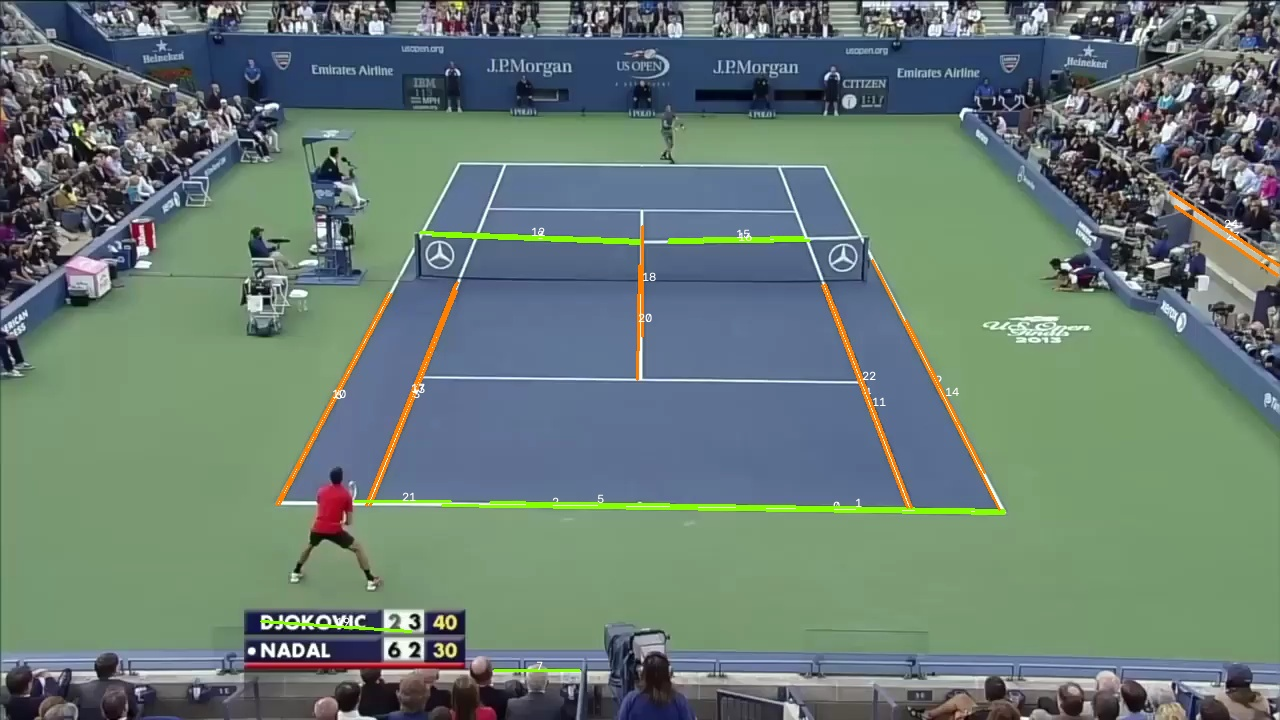
#> input picture debug/hough_raw.jpg, 1280 x 720 px
$ python -i court.py   (imports and definitions only)
#> lines starting #> are read from the running program, lines starting #| are printed output that depends on the picture; after the words box and inside, x2 and y2 are one past the last pixel; in counts of white or black regions, pixels touching at a corner belong together
from __future__ import annotations

from dataclasses import dataclass

import cv2
import numpy as np

from court.model import Court

CORNER_ORDER = ("near_left", "near_right", "far_right", "far_left")


@dataclass
class CourtDetection:
    corners: np.ndarray
    confidence: float = 1.0


# [47 lines left out: functions detect_court, _find_white_lines, _angle_and_rho, not called in this run]


def _angle_diff(a: float, b: float) -> float:
    d = abs(a - b) % 180.0
    return min(d, 180.0 - d)


def _is_baseline(angle: float) -> bool:
    return _angle_diff(angle, 0.0) < 25.0


def _segment_length(line: np.ndarray) -> float:
    x1, y1, x2, y2 = map(float, line)
    return float(np.hypot(x2 - x1, y2 - y1))


# [173 lines left out: functions _cluster_collinear, _model_segments, _model_support, _point_in_frame, _intersect_outer_lines, _line_intersection and 1 more, not called in this run]

>>> import cv2
>>> picture = cv2.imread('../debug/hough_raw.jpg')
#> picture is the input picture: shape (720, 1280, 3); mean B, G, R 116.3, 124, 105
>>> result = detect_court(picture)
#> in _find_white_lines, `gray = cv2.cvtColor(frame, cv2.COLOR_BGR2GRAY)`:
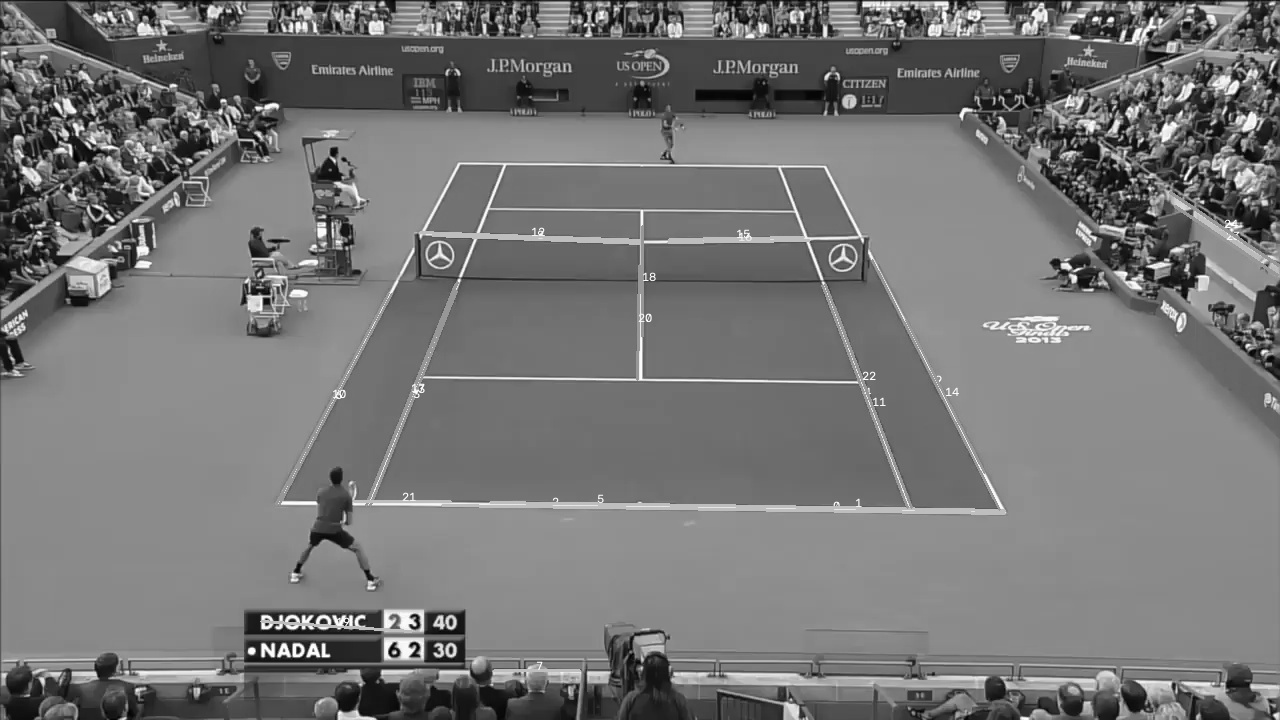
#> gray: shape (720, 1280); min 0, max 255, mean 117.5
#> in _find_white_lines, `white = cv2.threshold(gray, 170, 255, cv2.THRESH_BINARY)[1]`:
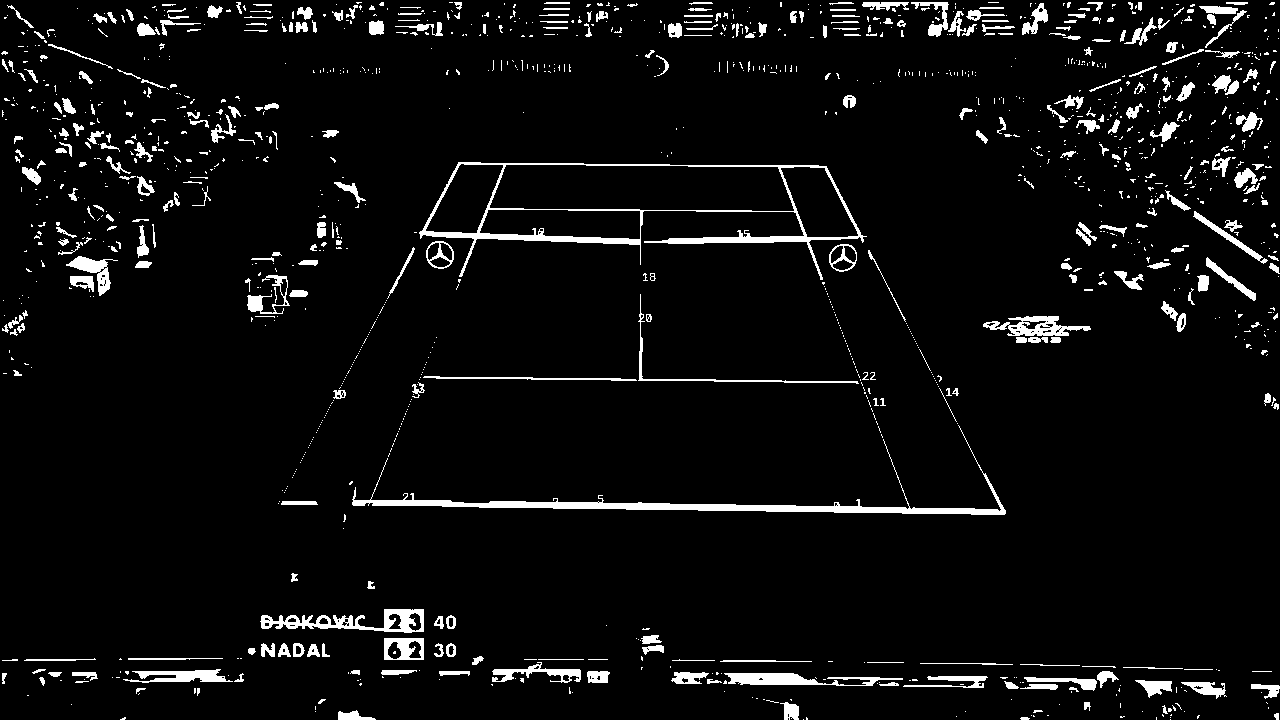
#> white: shape (720, 1280); 5.1% white; 1361 white regions (1012 under 20 px), largest, box (x1, y1, x2, y2) and area: (419, 162, 867, 280) 4825, (352, 425, 1006, 515) 4500, (260, 609, 424, 633) 1642
#> in _find_white_lines, `white = cv2.morphologyEx(white, cv2.MORPH_OPEN, np.ones((3, 3), np.uin..`:
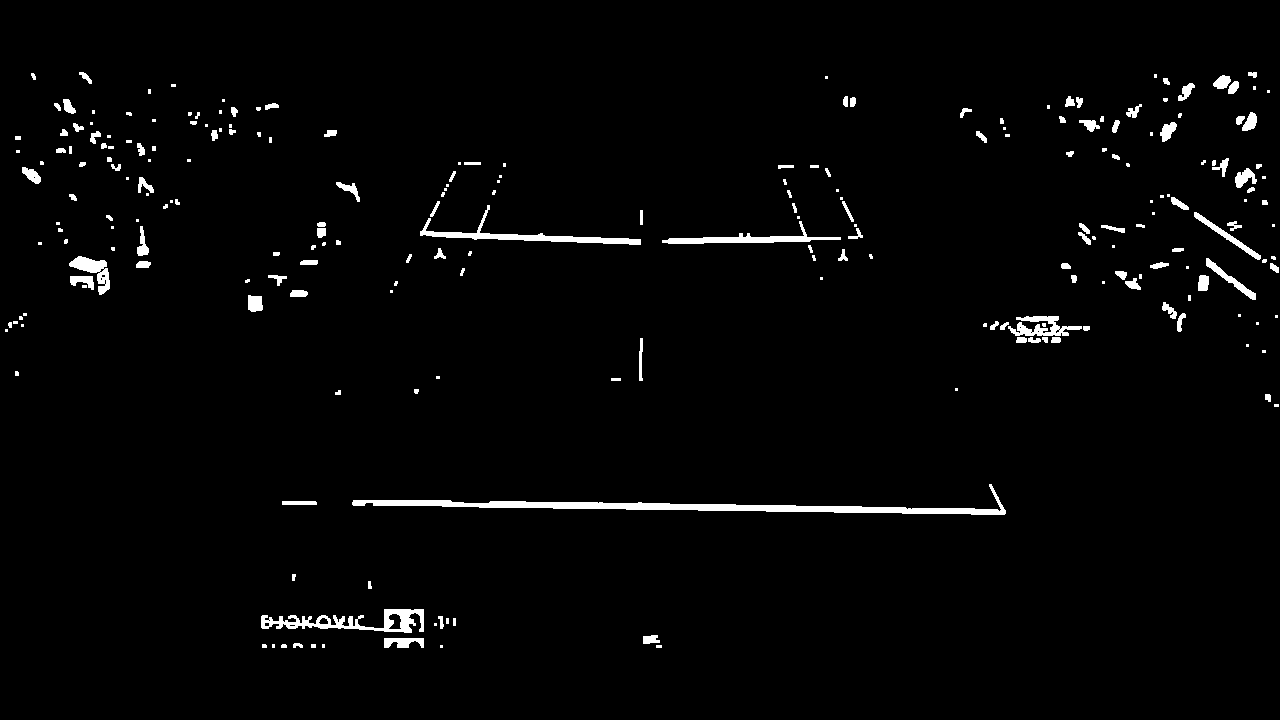
#> white: shape (720, 1280); 2.2% white; 238 white regions (105 under 20 px), largest, box (x1, y1, x2, y2) and area: (352, 484, 1006, 515) 4174, (261, 609, 424, 633) 1562, (420, 205, 641, 245) 1408
#> in _find_white_lines, `edges = cv2.Canny(white, 40, 120)`:
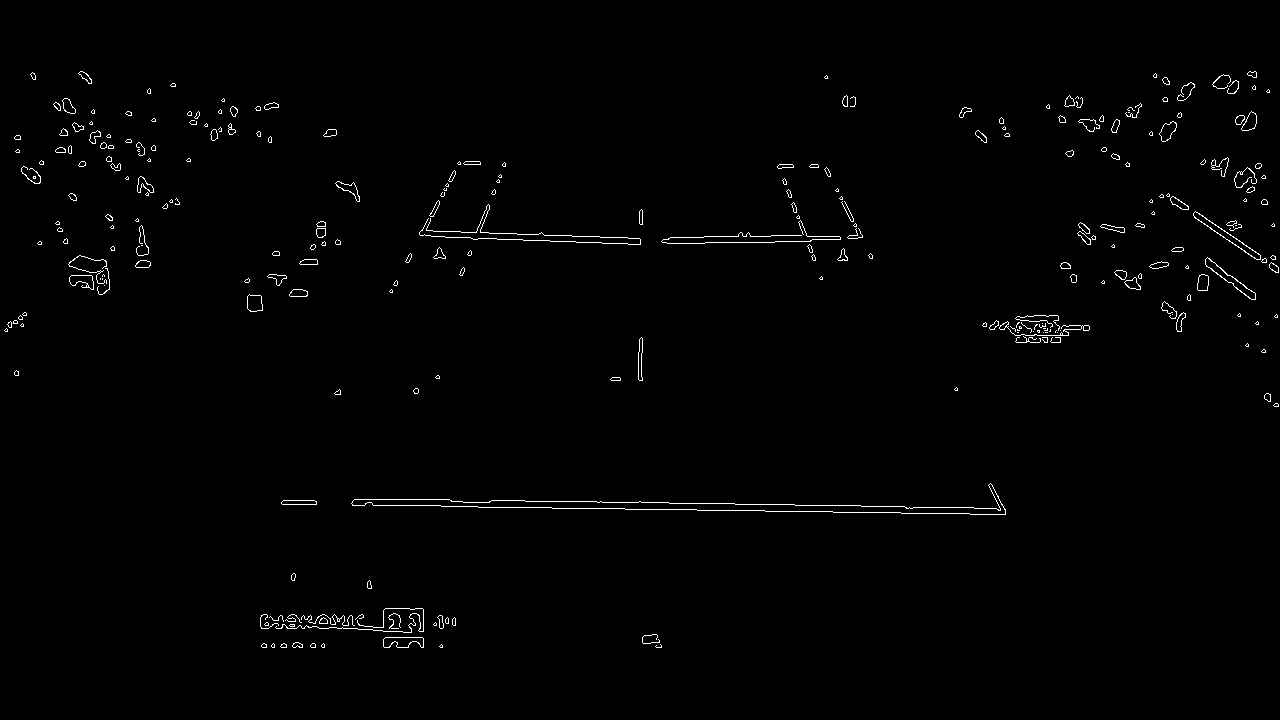
#> edges: shape (720, 1280); 0.97% white in thin lines or dots, all inside (x1, y1, x2, y2) = (4, 71, 1279, 648)
#> in _find_white_lines, `lines = cv2.HoughLinesP( edges, rho=1, theta=np.pi / 180, threshold=40..`: lines = 49 rows, first 6: [586, 508, 871, 512], [491, 500, 637, 502], [638, 502, 1004, 508], [445, 237, 640, 244], [421, 230, 627, 237], [354, 499, 449, 499]
#> the loop in _cluster_collinear, `for line in lines:` made 49 passes
#> the loop in _cluster_collinear, `for group in groups:` made 23 passes
#> the loop in _intersect_outer_lines, `for line, support in zip(merged, supports):` made 23 passes
#> (the run stopped early here; a loop or call above may not have finished)
